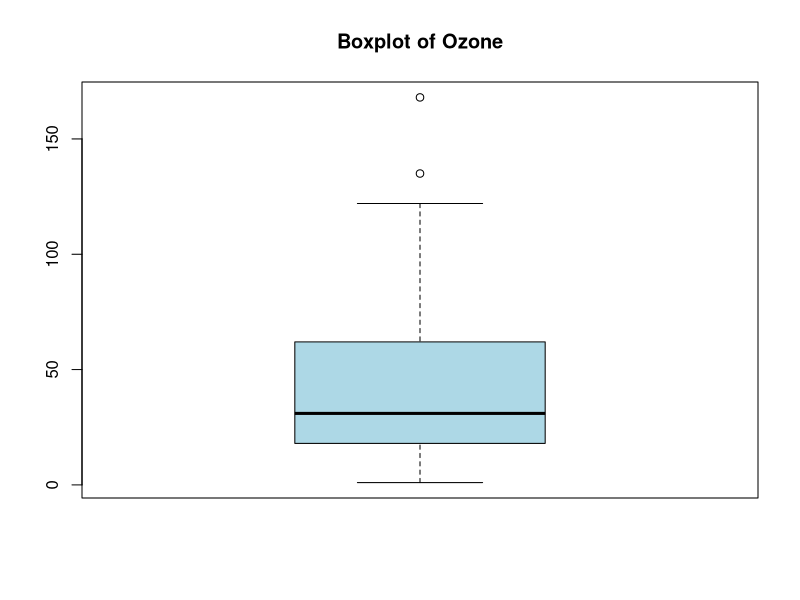
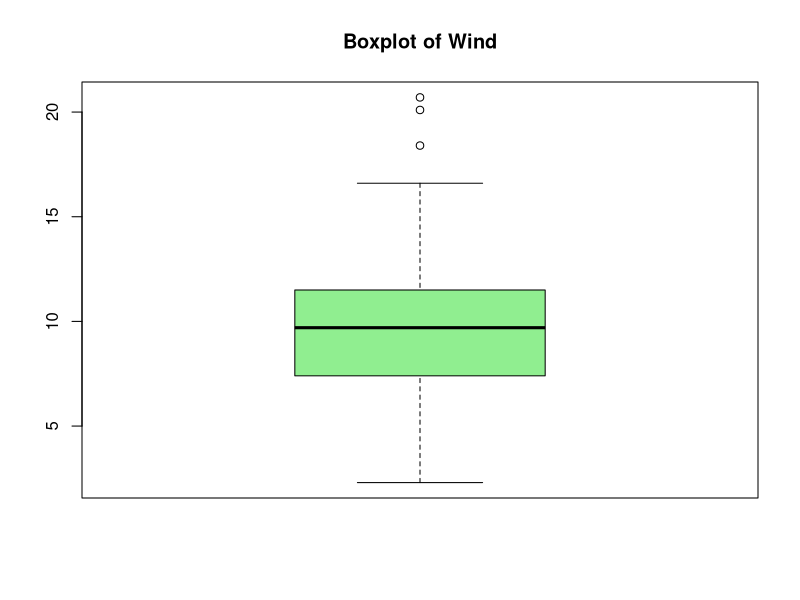
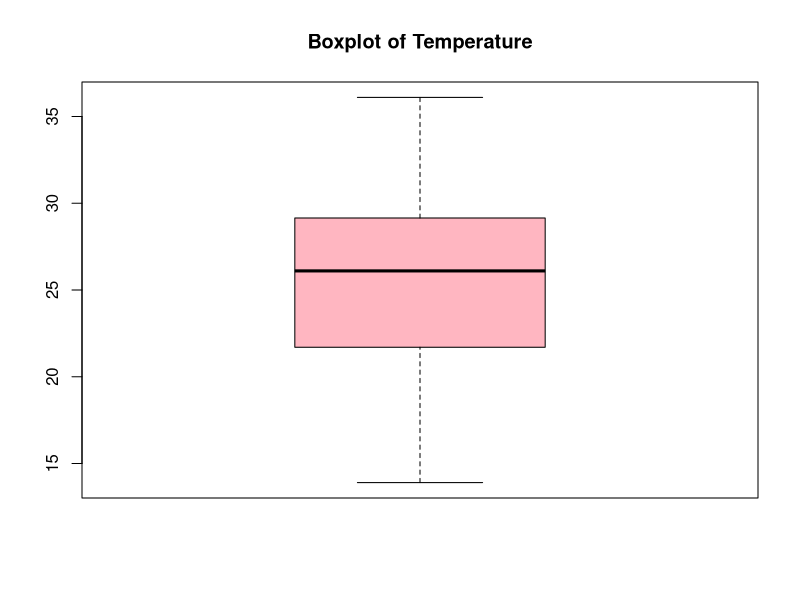
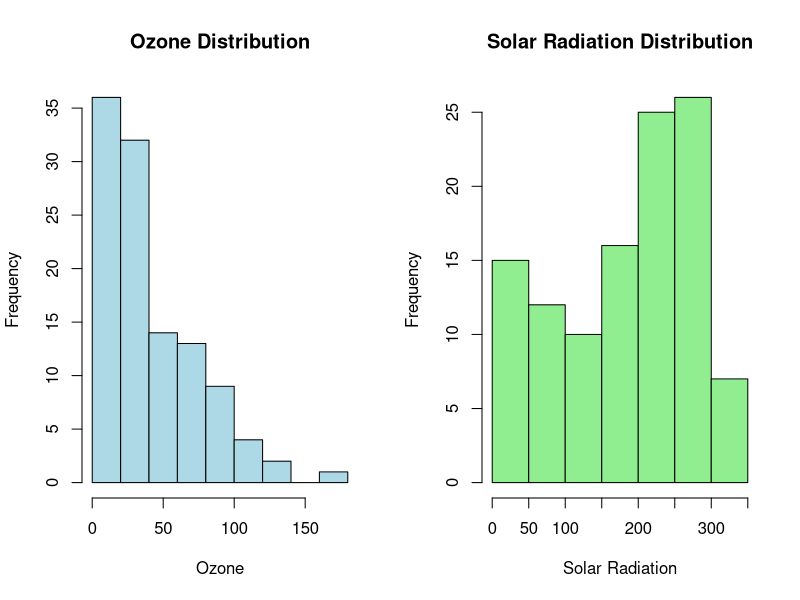

Recreate these plots in R, in order.
# A. Load Dataset

# Load the dataset
data("airquality")
df <- airquality

# check the first 5 rows of your data
head(df)
# Understand the structure of your data. You can check the type of variable, total samples, column name.
str(df)

# Summarize your data statistically
summary(df)

#B. Data Exploration

# Check for missing values
colSums(is.na(df))


# C. Data Cleaning

## Method 1: Remove NA rows
df_clean <- df
df_clean <- na.omit(df)

# Check dimensions before and after
dim(df)
dim(df_clean)

#Method 2: Mean Imputation
df_mean <- df
df_mean$Ozone[is.na(df_mean$Ozone)] <- mean(df_mean$Ozone, na.rm
                                            = TRUE)
df_mean$Solar.R[is.na(df_mean$Solar.R)] <- mean(df_mean$Solar.R,
                                                na.rm = TRUE)
# Check dimensions before and after
dim(df_mean)
summary(df_mean)

#Method 3: Median Imputation
df_median <- df
df_median$Ozone[is.na(df_median$Ozone)] <-
  median(df_median$Ozone, na.rm = TRUE)
df_median$Solar.R[is.na(df_median$Solar.R)] <-
  median(df_median$Solar.R, na.rm = TRUE)
summary(df_median)


#Method 4: Interpolation (for time-based data)
library(zoo)
library(dplyr)
# Interpolate missing values linearly
df_interp <- df %>%
  mutate(Ozone = na.approx(Ozone, na.rm = FALSE),
         Solar.R = na.approx(Solar.R, na.rm = FALSE))
summary(df_interp)

#Method 5: Custom Rule; Replace with 0
df_zero <- df
df_zero$Ozone[is.na(df_zero$Ozone)] <- 0

# D. Data Manipulation with dplyr

library(dplyr)

# Create a new column: temperature in Celsius.
df_clean <- df_clean %>%
  mutate(TempC = round((Temp - 32) * 5/9, 1))

# Filter: Data for June only
june_data <- df_clean %>% filter(Month == 6)

# Group by month and summarize average Ozone
monthly_summary <- df_clean %>%
  group_by(Month) %>%
  summarise(Avg_Ozone = mean(Ozone), .groups = 'drop')
print(monthly_summary)


# E. Outlier Detection, Normalization, and Logarithmic Transformation

# Boxplot for Outlier Detection
# Boxplots for each numeric variable
boxplot(df_clean$Ozone, main="Boxplot of Ozone",
        col="lightblue")
boxplot(df_clean$Wind, main="Boxplot of Wind", col="lightgreen")
boxplot(df_clean$TempC, main="Boxplot of Temperature",
        col="lightpink")

# Normalization (Min-Max Scaling)
# Min-Max normalization function
normalize <- function(x) {
  return ((x - min(x)) / (max(x) - min(x)))
}
# Apply to numeric columns
df_norm <- df_clean %>%
  mutate(across(c(Ozone, Solar.R, Wind, TempC), normalize))

head(df_norm)

# Logarithmic Transformation
# Step 1: Check Data Distribution
# Histogram of Ozone and Solar Radiation
par(mfrow = c(1,2))
hist(df_clean$Ozone, main = "Ozone Distribution", col =
       "lightblue", xlab = "Ozone")
hist(df_clean$Solar.R, main = "Solar Radiation Distribution",
     col = "lightgreen", xlab = "Solar Radiation")
par(mfrow = c(1,1))
















